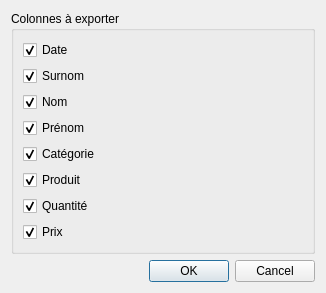
<?xml version="1.0" encoding="UTF-8"?>
<ui version="4.0">
 <class>Dialog</class>
 <widget class="QDialog" name="Dialog">
  <property name="geometry">
   <rect>
    <x>0</x>
    <y>0</y>
    <width>326</width>
    <height>289</height>
   </rect>
  </property>
  <property name="windowTitle">
   <string>Dialog</string>
  </property>
  <layout class="QGridLayout" name="gridLayout">
   <item row="1" column="0">
    <widget class="QDialogButtonBox" name="buttonBox">
     <property name="orientation">
      <enum>Qt::Horizontal</enum>
     </property>
     <property name="standardButtons">
      <set>QDialogButtonBox::Cancel|QDialogButtonBox::Ok</set>
     </property>
    </widget>
   </item>
   <item row="0" column="0">
    <widget class="QGroupBox" name="groupBox">
     <property name="title">
      <string>Colonnes à exporter</string>
     </property>
     <layout class="QVBoxLayout" name="verticalLayout">
      <item>
       <widget class="QCheckBox" name="date">
        <property name="text">
         <string>Date</string>
        </property>
        <property name="checked">
         <bool>true</bool>
        </property>
       </widget>
      </item>
      <item>
       <widget class="QCheckBox" name="nickname">
        <property name="text">
         <string>Surnom</string>
        </property>
        <property name="checked">
         <bool>true</bool>
        </property>
       </widget>
      </item>
      <item>
       <widget class="QCheckBox" name="lastname">
        <property name="text">
         <string>Nom</string>
        </property>
        <property name="checked">
         <bool>true</bool>
        </property>
       </widget>
      </item>
      <item>
       <widget class="QCheckBox" name="firstname">
        <property name="text">
         <string>Prénom</string>
        </property>
        <property name="checked">
         <bool>true</bool>
        </property>
       </widget>
      </item>
      <item>
       <widget class="QCheckBox" name="category">
        <property name="text">
         <string>Catégorie</string>
        </property>
        <property name="checked">
         <bool>true</bool>
        </property>
       </widget>
      </item>
      <item>
       <widget class="QCheckBox" name="product">
        <property name="text">
         <string>Produit</string>
        </property>
        <property name="checked">
         <bool>true</bool>
        </property>
       </widget>
      </item>
      <item>
       <widget class="QCheckBox" name="quantity">
        <property name="text">
         <string>Quantité</string>
        </property>
        <property name="checked">
         <bool>true</bool>
        </property>
       </widget>
      </item>
      <item>
       <widget class="QCheckBox" name="price">
        <property name="text">
         <string>Prix</string>
        </property>
        <property name="checked">
         <bool>true</bool>
        </property>
       </widget>
      </item>
     </layout>
    </widget>
   </item>
  </layout>
 </widget>
 <resources/>
 <connections>
  <connection>
   <sender>buttonBox</sender>
   <signal>accepted()</signal>
   <receiver>Dialog</receiver>
   <slot>accept()</slot>
   <hints>
    <hint type="sourcelabel">
     <x>248</x>
     <y>254</y>
    </hint>
    <hint type="destinationlabel">
     <x>157</x>
     <y>274</y>
    </hint>
   </hints>
  </connection>
  <connection>
   <sender>buttonBox</sender>
   <signal>rejected()</signal>
   <receiver>Dialog</receiver>
   <slot>reject()</slot>
   <hints>
    <hint type="sourcelabel">
     <x>316</x>
     <y>260</y>
    </hint>
    <hint type="destinationlabel">
     <x>286</x>
     <y>274</y>
    </hint>
   </hints>
  </connection>
 </connections>
</ui>
